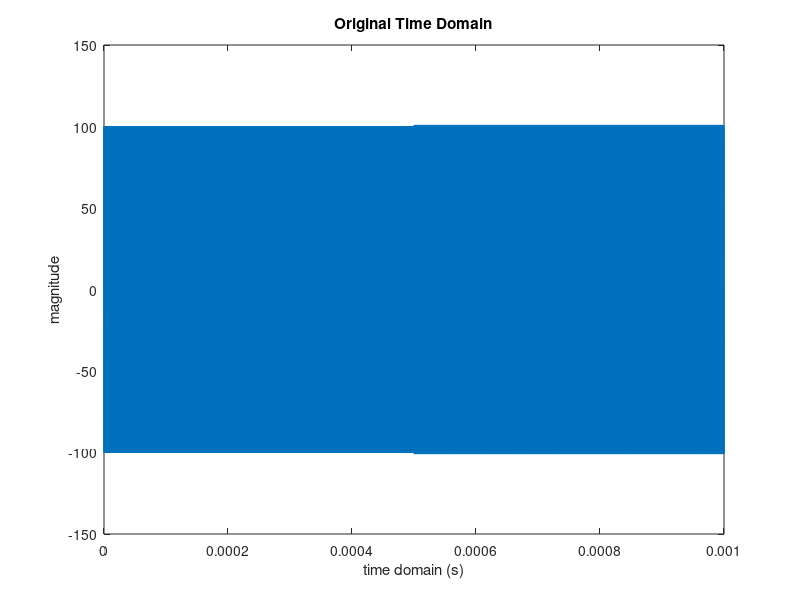
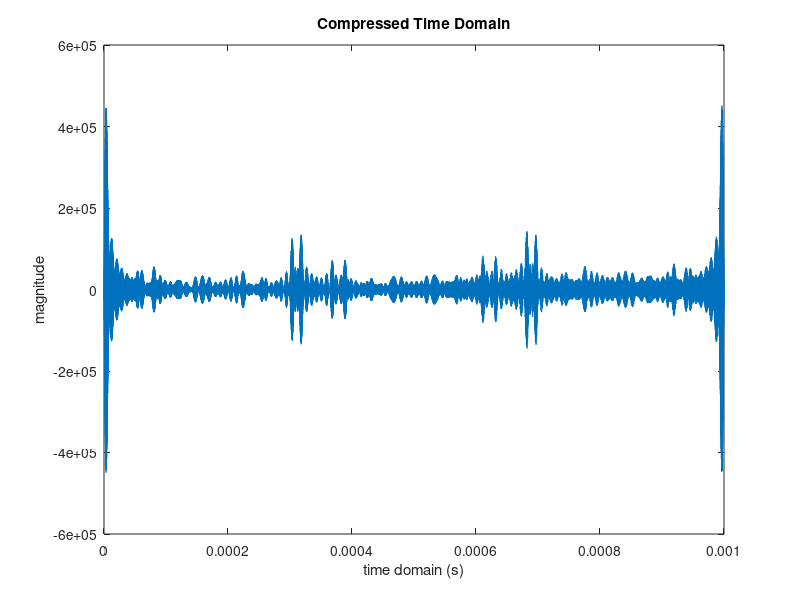
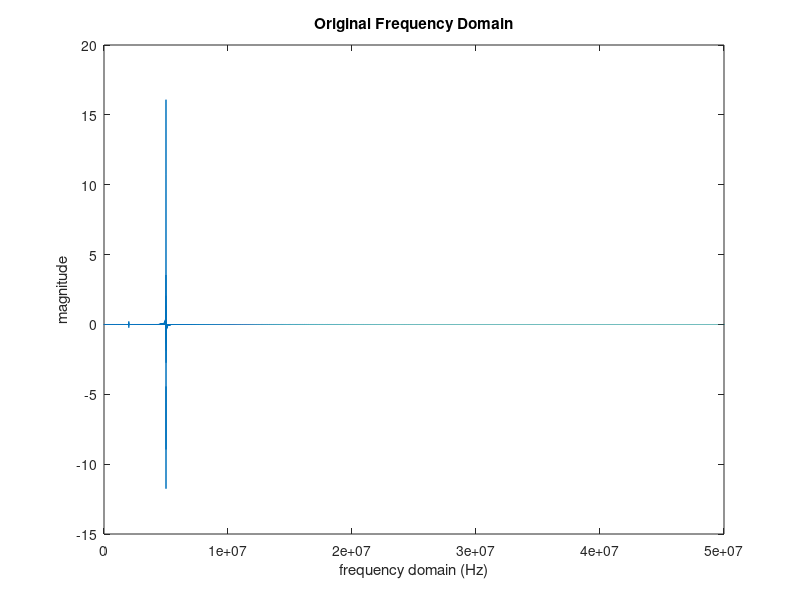
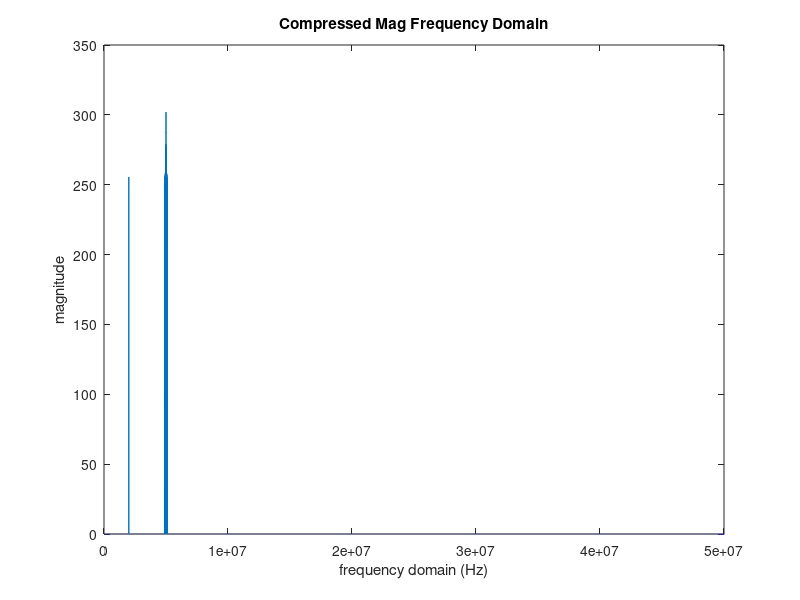

Here is the MATLAB script that generated these plots, in order: (Note: this script raises an error after producing the figures.)
clear all;
close all;
clc;

fs = 1e8;
%fs / fs_play = 500
fs_play = 200e3;
ts=1/fs;
t=(0:ts:(1e-3));
% t=(0:ts:1000*ts);
fh= 1e6;
f = [fh 2*fh 3*fh 4*fh 5*fh];
y1 = sin(2 * pi * f(2) * t);
y2 = 100 * sin(2 * pi * f(5) * t);
half_len = floor(length(t)/2);
len = length(t);
y = [y2(1:half_len), y1(len-half_len : len) + y2(len-half_len : len)];

% f = (0:length(y)-1)/length(y)*fs;
% plot(f,fft(y));
% xlim([0 fs/2]);

% %% load saved data
% t = load('t_meas.mat');
% y = load('voltage_1_chan.mat');
% ts = t.t_meas(2)-t.t_meas(1);
% fs=1/ts;
% tstart = 0.3e-3;
% tstop  = 0.8e-3;
% [c ind1] = min(abs(t.t_meas-tstart));
% [c ind2] = min(abs(t.t_meas-tstop));
% fs_play = 200e3;
% t1 = t.t_meas(ind1:ind2)*fs/fs_play;
% y1 = 20*y.v1(ind1:ind2);

%% plot original signal
% plot(t1,y1);
% xlim([tstart*fs/fs_play tstop*fs/fs_play]);
% xlabel('Time(s)');
% ylabel('Amplitude x20 (V)')
% grid on;

%% fft --> get mag / phase
L = length(y);
NFFT = 2^nextpow2(L)+6;
Y = fft(y,NFFT)/L;
f = (0:length(Y)-1)/length(Y)*fs;

Y_mag = abs(Y);
Y_phase = angle(Y);

%% mu-law & a-law compressor 
% http://www.mathworks.com/help/comm/ref/compand.html
% compressed_Y_mag = compand(Y_mag,255,max(Y_mag),'mu/compressor');
% compressed_Y_mag = compand(Y_mag,87.6,max(Y_mag),'a/compressor'); compressed_Y_mag = compressed_Y_mag';

%% log-compression
minY = min(Y_mag(find(Y_mag~=0)));
Y_mag_normalization = Y_mag / minY;
compressed_Y_mag = 20 * log(Y_mag_normalization) / log(10);
compressed_Y_mag(find(compressed_Y_mag < 250)) = 0;%mag less than threshold = 0
restruct_Y = compressed_Y_mag .* cos(Y_phase) + j * compressed_Y_mag .* sin(Y_phase);
compressed_y = ifft(restruct_Y);
compressed_y = compressed_y(1:length(y)) * 1e6;


%% result plot
%time domain
figure;
plot(t, y);
title('Original Time Domain')
xlabel('time domain (s)') % x-axis label
ylabel('magnitude') % y-axis label
hgsave(gcf,'..\results\log-compression\Original Time Domain.fig')

figure;
plot(t, compressed_y);
title('Compressed Time Domain')
xlabel('time domain (s)') % x-axis label
ylabel('magnitude') % y-axis label
hgsave(gcf,'..\results\log-compression\Compressed Time Domain.fig')

figure;
plot(f, Y);
xlim([0 fs/2]);
title('Original Frequency Domain')
xlabel('frequency domain (Hz)') % x-axis label
ylabel('magnitude') % y-axis label
hgsave(gcf,'..\results\log-compression\Original Frequency Domain.fig')

figure;
plot(f, compressed_Y_mag);
xlim([0 fs/2]);
title('Compressed Mag Frequency Domain')
xlabel('frequency domain (Hz)') % x-axis label
ylabel('magnitude') % y-axis label
hgsave(gcf,'..\results\log-compression\Compressed Mag Frequency Domain.fig')

figure;
plot(f, restruct_Y);
xlim([0 fs/2]);
title('Compressed Frequency Domain')
xlabel('frequency domain (Hz)') % x-axis label
ylabel('magnitude') % y-axis label
hgsave(gcf,'..\results\log-compression\Compressed Frequency Domain.fig')

% %draw compressed
% figure;
% subplot(2,1,1);
% plot(t,y);
% subplot(2,1,2);
% plot(t,compressed_y);

% %draw statistics
% figure;
% subplot(2,1,1);
% n = hist(abs(y1),100);bar(n);
% subplot(2,1,2);
% n = hist(abs(compressed),100);bar(n);

% %draw curve
% figure;
% plot(abs(Y1), abs(restruct_Y1));

%sound(y1, fs_play);
%y = downsample(x, n)

% sound(real(compressed_y),fs_play);
sound(real(compressed_y),fs_play);

wavwrite(y,fs_play,'..\results\log-compression\before_compressed.wav');
wavwrite(real(compressed_y),fs_play,'..\results\log-compression\after_compressed.wav');


